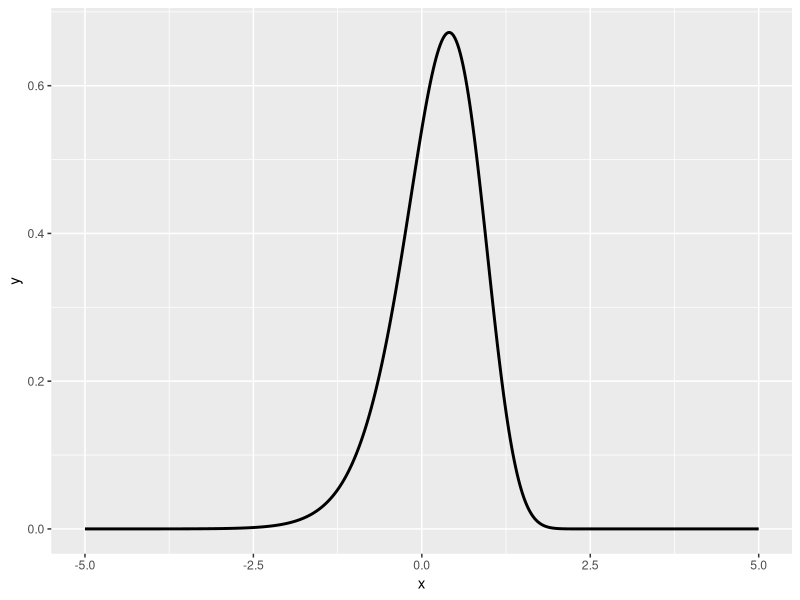
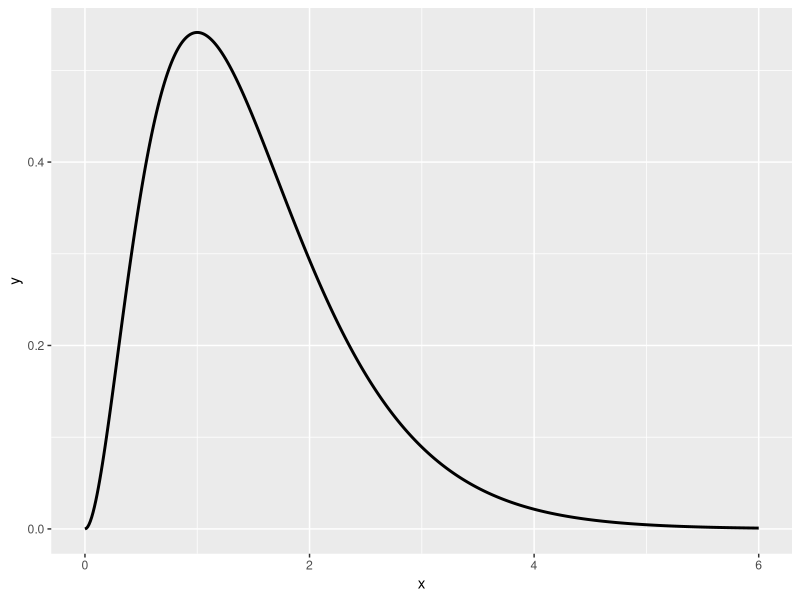
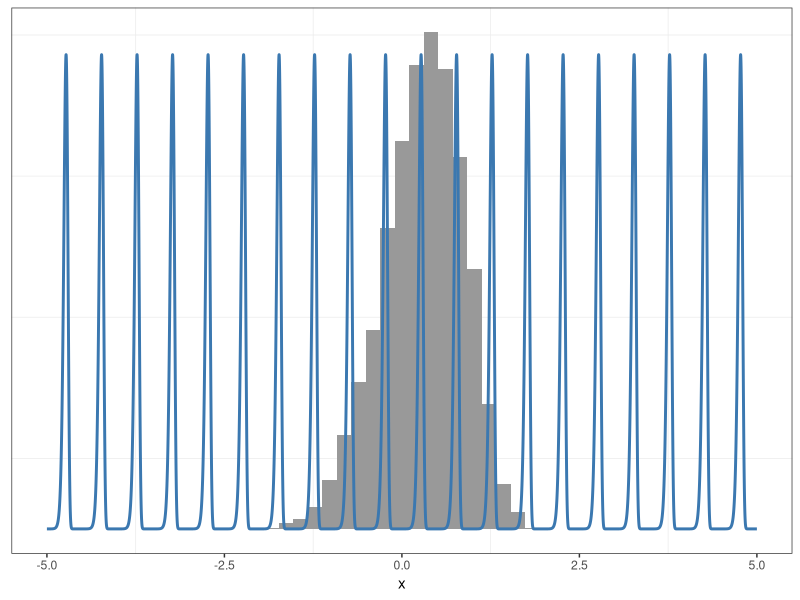
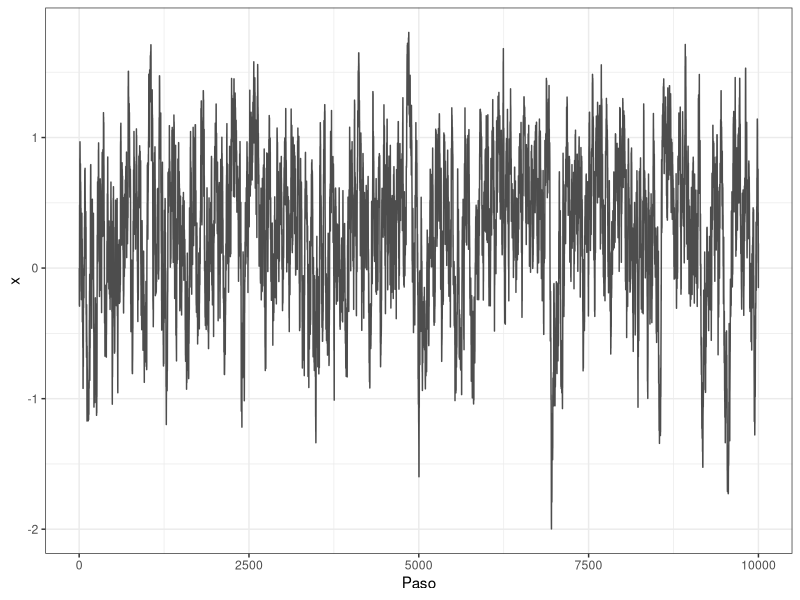
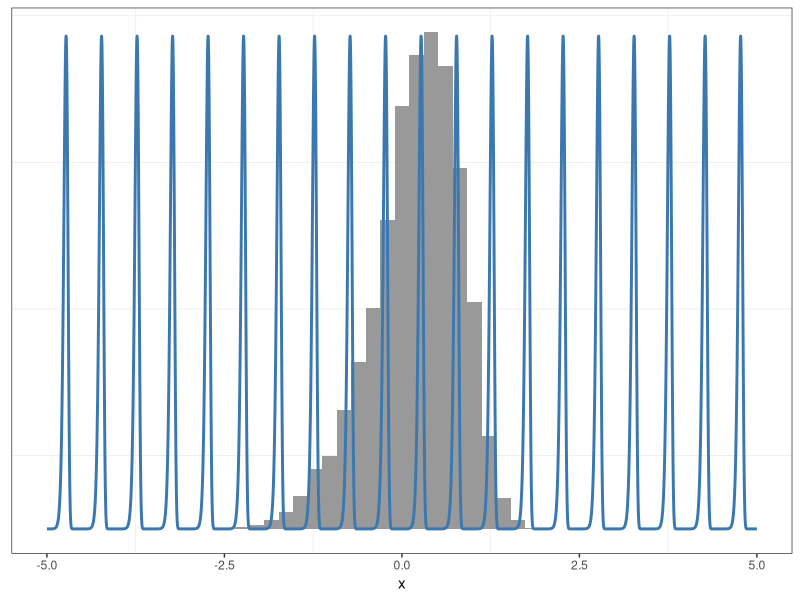
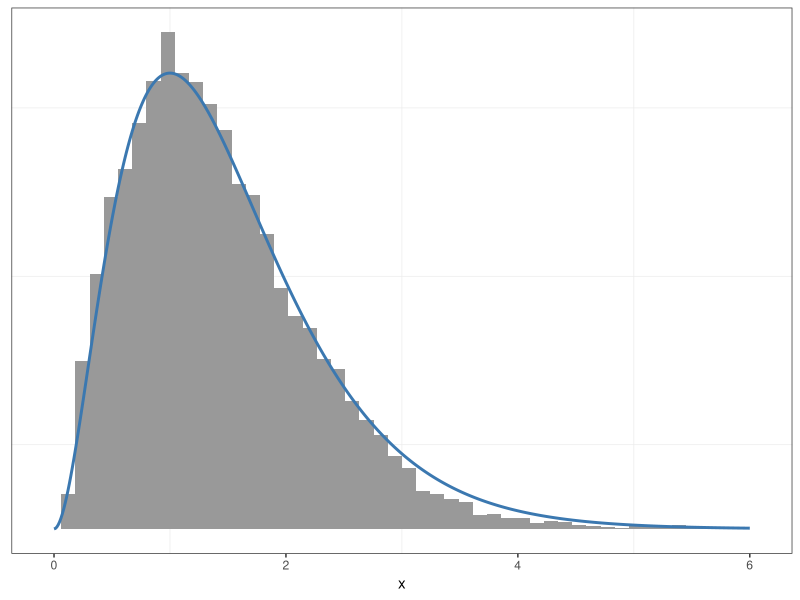
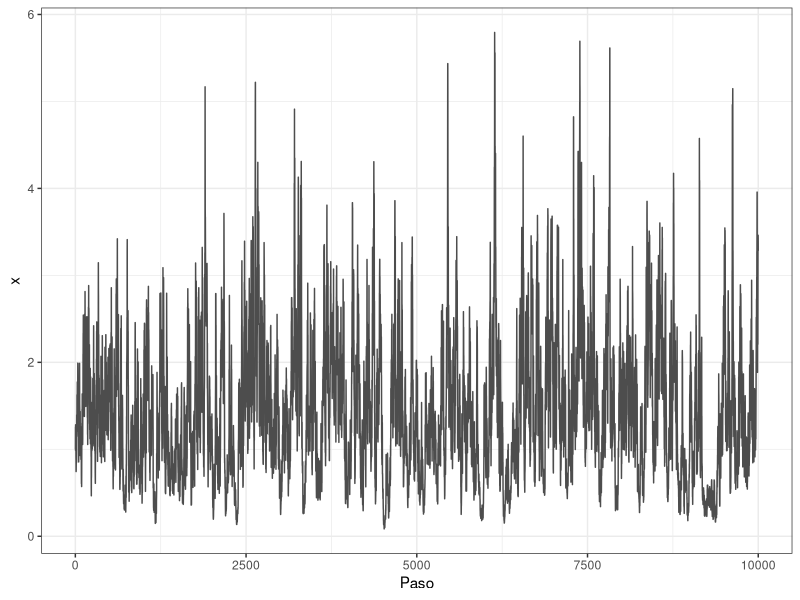
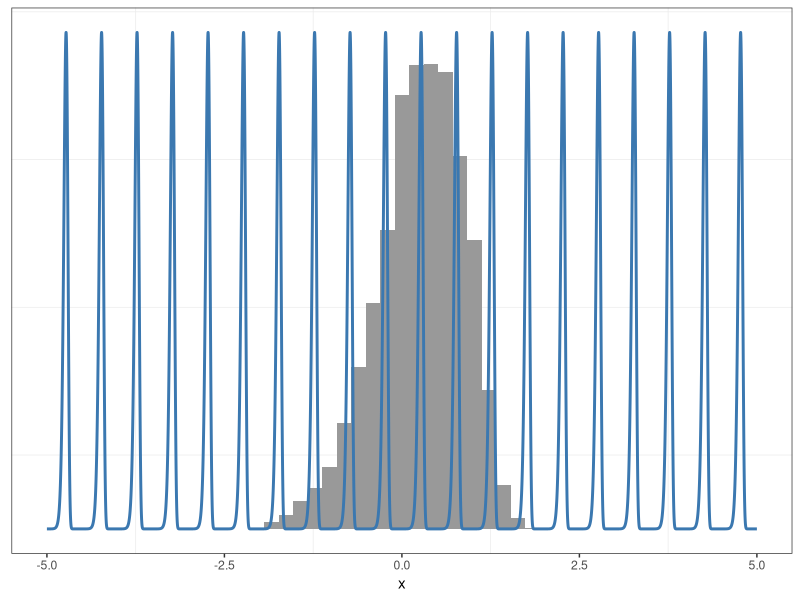

Generate these figures, in order, with R:
## ---- chunk 1
library(ggplot2)


metropolis_hastings_normal <- function(n, x, p, sigma, verbose = FALSE) {
  # Algortimo de Metropolis Hastings en una dimensión.
  # La distribución de propuesta es normal.
  #
  # Parámetros
  #  ------------------------------------------------------------------------
  # | n        | Cantidad de muestras a obtener.                             |
  # | x        | Posición inicial del algoritmo.                             |
  # | p        | Función de densidad objetivo, normalizada o sin normalizar. |
  # | sigma    | Desvío estándar de la distribución de propuesta normal.     |
  # | verbose  | Indica si se muestran mensajes con información del          |
  # |            algoritmo en cada paso.                                     |
  #  ------------------------------------------------------------------------
  #
  # Salida
  #  ------------------------------------------------------------------------
  # | muestras | Vector con las muestras obtenidas.                          |
  #  ------------------------------------------------------------------------
  
  muestras <- numeric(n)
  muestras[1] <- x
  
  # Iterar desde i = 1 hasta i = n - 1
  for (i in seq_len(n - 1)) {
    # Paso 1: Proponer un nuevo valor
    x_actual <- muestras[i]
    x_propuesto <- rnorm(1, mean = x_actual, sd = sigma)
    
    # Paso 2: Calcular probabilidad de aceptación
    p_actual <- p(x_actual)
    p_propuesto <- p(x_propuesto)
    
    # Corrección en base a la densidad de la distribución de propuesta
    q_propuesto <- dnorm(x_propuesto, mean = x_actual, sd = sigma)  # q(x_propuesto | x_actual)
    q_actual <- dnorm(x_actual, mean = x_propuesto, sd = sigma)     # q(x_actual | x_propuesto)
    
    alpha <- min(1, (p_propuesto / p_actual) * (q_actual / q_propuesto))
    
    # Paso 3: Dedicir si se acepta el valor propuesto
    u <- runif(1)
    aceptar <- u < alpha
    
    # Guardar posición
    if (aceptar) {
      muestras[i + 1] <- x_propuesto
    } else {
      muestras[i + 1] <- x_actual
    }
    
    # Si 'verbose' es TRUE, mostrar valores de variables relevantes
    if (verbose) {
      cat("-----------------------\n")
      cat("x_actual: ", x_actual, "x_propuesto", x_propuesto, "\n")
      cat("p_actual: ", p_actual, "p_propuesto", p_propuesto, "\n")
      cat("q_propuesto: ", q_propuesto, "q_actual", q_actual, "\n")
      cat("alpha:", alpha, "u:", u, "aceptar:", aceptar, "\n")
    }
  }
  
  return(muestras)
}



# Funciones estandar para graficar
graficar_distribucion <- function(x_muestras, x_grid, p_grid) {
  # Graficar histograma de las muestras con la curva de densidad teórica superpuesta.
  plt <- ggplot() +
    geom_histogram(
      aes(x = x, y = after_stat(density)),
      fill = "grey60",
      bins = 50,
      data = data.frame(x = x_muestras)
    ) +
    geom_line(
      aes(x = x, y = y),
      color = "#3b78b0",
      linewidth = 1,
      data = data.frame(x = x_grid, y = p_grid)
    ) +
    labs(y = NULL) +
    theme_bw() +
    theme(
      panel.grid.major = element_blank(),
      axis.ticks.y = element_blank(),
      axis.text.y = element_blank(),
      legend.position = "none"
    )
  return(plt)
}

graficar_traza <- plot_trace <- function(x_muestras) {
  # Generar un _traceplot_ para una cadena de Markov.
  plt <- data.frame(x = seq_along(x_muestras), y = x_muestras) |>
    ggplot() +
    geom_line(aes(x = x, y = y), color = "grey30") +
    labs(x = "Paso", y = "x") +
    theme_bw()
  theme(
    panel.grid.major = element_blank(),
    axis.ticks.y = element_blank(),
    axis.text.y = element_blank(),
    legend.position = "none"
  )
  return(plt)
}
## ---- chunk 2

#////////////////////////////////////////////////////////////////////////////////////////////////
#   LA IDEA ES METER TODO EL DESARROLLO QUE HICIMOS EN CLASE EN UNA ESPECIA DE INFORME 
#////////////////////////////////////////////////////////////////////////////////////////////////


# g(u) = log(u)
# g: (0, inf) -> R
# 
# Inversa:
# g^(-1) (u) = e^u
# g-1 : R -> (0, inf)



# Py(y) = Px(g^-1 (y)) det(d/dy g-1(y))

# Creamos una funcion:
py <- function(y){
  dgamma(exp(y), shape = 3, rate = 2) * exp(y) # Correccion
}


# Cremos una grilla de valores de y:
# X está en los reales positivos
# Y está en los reales

grid_y <- seq(-5, 5, length.out = 500)
# Probamos con -5 y 5 por los valores de los parámetros de la gamma
# depende donde se concentran los valores
# E y V de transformacion de la variable

grid_p_y <- py(grid_y)

ggplot(data.frame(x = grid_y, y = grid_p_y))  +
  geom_line ( aes(x = x, y =y), linewidth = 1)
# No es una distribucion conocida

# "ignoramos que existe rgamma"
grid_x <- seq(0, 6, length.out = 500)
grid_px <- dgamma(grid_x, 3, 2)
ggplot(data.frame(x = grid_x, y = grid_px)) +
  geom_line(aes(x =x, y=y), linewidth = 1)


# Sacamos muestras:

# Hacemos un nuevo grid_py:
grid_y <- seq(-5, 5, length.out = 10000)

muestras <- metropolis_hastings_normal(
  n = 10000,
  x = 0,
  p = py,
  sigma = 0.2
)

# Graficando:
graficar_distribucion(muestras, 
                      # En el eje x van los grid_py(osea los valores 
                      # "simulados" de y)
                      x_grid = grid_y, 
                      # En el eje y van los valores de P(y) 
                      p_grid = grid_p_y)

graficar_traza(muestras)

# Copiando lo del profe:
muestras <- metropolis_hastings_normal(
  n = 10000,
  x = 0,
  p = py ,
  sigma = 0.2 # Estaría bueno agregar qué pasa con otros valores de sigma
)

# PONER:
# EL QUE ESTA EN EL TP 0.2, NO ES EL MEJOR QUE SE PODRÍA USAR

graficar_distribucion(muestras, grid_y, grid_p_y)
# no se nota mucho porque son muchas muestras, pero presenta autocorrelacion
# Con un sigma más grande, puede verse que hay menor autocorrelacion
# (sigma = 0.8)

# Transformamos las muestras de Y a muestras de X:
muestras_x <- exp(muestras)

# "Sabemos el resultado" entonces comparamos lo que simulamos"
# con lo que tiene que dar
graficar_distribucion(muestras_x, grid_x, grid_px)

# En el ejercicio 2, no conocemos la azul
# Ahí calculamos la empírica con la teórica

graficar_traza(muestras_x)

# Las muestras son las mismas, pero en escala logaritmica
# falta lo del tamaño efectivo de muestras




# Completamos el codigo:
metropolis_hastings_log <- function(logp, x, n, sigma = NULL) {
  # Algortimo de Metropolis Hastings en escala logarítmica
  #
  # Parámetros
  #  ------------------------------------------------------------------------
  #  logp      Función de densidad objetivo, normalizada o sin normalizar, |
  #            en escala logarítmica.                                      |
  #  x         Posición inicial del algoritmo.                             |
  #  n         Cantidad de muestras a obtener.                             |
  #  sigma     Matriz de varianzas y covarianzas para la distribución de   |
  #            propuesta. Por defecto, es NULL y usa la matriz identidad.  |
  #  ------------------------------------------------------------------------
  #
  # Salida
  #  ------------------------------------------------------------------------
  #  muestras | Matriz con las muestras obtenidas.                          |
  #  ------------------------------------------------------------------------
  
  # Obtener dimensionalidad de la distribución objetivo a partir del punto inicial
  p <- length(x)
  
  # Inicializar matriz donde se guardan las muestras
  muestras <- matrix(NA, nrow = n, ncol = p)
  
  # Usar matriz diagonal unitaria para la distribución de propuesta cuando no se especifica
  if (is.null(sigma)) {
    sigma <- diag(p)
  }
  
  # Almacenar el punto inicial en la matriz de muestras
  muestras[1, ] <- x
  
  for (i in 1:(n - 1)) {
    # Obtener el valor de la muestra actual
    muestra_actual <- muestras[i, ]
    
    # Proponer un nuevo valor
    muestra_propuesta <- mvtnorm::rmvnorm(1, mean = muestra_actual, sigma = sigma)
    
    # Evaluar la log densidad en el valor actual y en el propuesto
    logp_propuesta <- logp(muestra_propuesta)
    logp_actual <- logp(muestra_actual)
    
    # Log densidad al pasar de muestra_propuesta a muestra_actual y viceversa
    logq_actual <- mvtnorm::dmvnorm(
      muestra_actual, mean = muestra_propuesta, sigma = sigma, log = TRUE
    )
    logq_propuesta <- mvtnorm::dmvnorm(
      muestra_propuesta, mean = muestra_actual, sigma = sigma, log = TRUE
    )
    
    # Calcular log probabilidad de aceptación COMPLETAMOS
    # Es mas estable con sumas y restas
    log_alpha <- (
      (logp_propuesta - logp_actual) + (logq_actual - logq_propuesta)
    )
    
    # Simular aceptación o rechazo
    # Opcion 1: comparacion en escala logarítmica
    log_u <- log(runif(1))
    aceptar <- log_u < log_alpha
    
    # Opcion 2: comparacion en escala original
    # u <- runif(1)
    # aceptar <- u < exp(log_alpha)
    
    # Determinar siguiente paso en base al criterio de selección
    if (aceptar) {
      muestras[i + 1, ] <- muestra_propuesta
    } else {
      muestras[i + 1, ] <- muestra_actual
    }
  }
  # Convertir 'muestras' a vector si se trata de una distrbución univariada
  if (p == 1) {
    muestras <- as.vector(muestras)
  }
  
  return(muestras)
}

# Se puede poner log = T, en los dnorm, etc para que lo haga automaticamente
# con escala logaritmica

logp_y <- function(y){
  # Equivalente a log(dgamma(x, shape = 3, rate = 2))
  # Pero es más estable:
  dgamma(exp(y), shape = 3, rate = 2, log = T) + y
}


muestralog <- metropolis_hastings_log(
  logp = logp_y,
  x = 0, 
  n = 10000, 
  # Como usamos la normal multivariada, no usamos desvios o variancias
  # usamos la matriz de covariancias, pero en los elementos diagonales
  # tiene las variancias, no los desvíos, por eso se eleva al cuadrado
  sigma = as.matrix(0.2^2)
)
# Normal multivariada -> matriz de variancias y covariancias

graficar_distribucion(muestralog, grid_y, grid_p_y)
graficar_traza(muestralog)

# Muestras de X
muestras_x <- exp(muestralog)
graficar_distribucion(muestras_x, grid_x, grid_px)
graficar_traza(muestras_x)

# Muestreamos usando transformacion de v.a. ES POR ESTO que volvemos a X
# con la exponencial
# usamos densidad en escala logarítmica(solo por eficiencia computacional)

## ---- chunk 3
## ESTO ES PARTE DE LA RESOLUCION DEL ITEM 2 
# Traemos las funciones que vamos a utilizar para el método de Metropolis-Hastings

metropolis_hastings_normal <- function(n, x, p, sigma, verbose = FALSE) {
  # Algortimo de Metropolis Hastings en una dimensión.
  # La distribución de propuesta es normal.
  # Parámetros
  #  ------------------------------------------------------------------------
  #  n         -Cantidad de muestras a obtener.                             
  #  x         -Posición inicial del algoritmo.                             
  #  p         -Función de densidad objetivo, normalizada o sin normalizar. 
  #  sigma     -Desvío estándar de la distribución de propuesta normal.     
  #  verbose   -Indica si se muestran mensajes con información del          
  #             algoritmo en cada paso.                                     
  #  ------------------------------------------------------------------------
  #  Salida
  #  ------------------------------------------------------------------------
  #  muestras | Vector con las muestras obtenidas.                          
  #  ------------------------------------------------------------------------
  
  muestras <- numeric(n)
  muestras[1] <- x
  
  # Iterar desde i = 1 hasta i = n - 1
  for (i in seq_len(n - 1)) {
    # Paso 1: Proponer un nuevo valor
    x_actual <- muestras[i]
    x_propuesto <- rnorm(1, mean = x_actual, sd = sigma)
    
    # Paso 2: Calcular probabilidad de aceptación
    p_actual <- p(x_actual)
    p_propuesto <- p(x_propuesto)
    
    # Corrección en base a la densidad de la distribución de propuesta
    q_propuesto <- dnorm(x_propuesto, mean = x_actual, sd = sigma)  # q(x_propuesto | x_actual)
    q_actual <- dnorm(x_actual, mean = x_propuesto, sd = sigma)     # q(x_actual | x_propuesto)
    
    alpha <- min(1, (p_propuesto / p_actual) * (q_actual / q_propuesto))
    
    # Paso 3: Dedicir si se acepta el valor propuesto
    u <- runif(1)
    aceptar <- u < alpha
    
    # Guardar posición
    if (aceptar) {
      muestras[i + 1] <- x_propuesto
    } else {
      muestras[i + 1] <- x_actual
    }
    
    # Si 'verbose' es TRUE, mostrar valores de variables relevantes
    if (verbose) {
      cat("-----------------------\n")
      cat("x_actual: ", x_actual, "x_propuesto", x_propuesto, "\n")
      cat("p_actual: ", p_actual, "p_propuesto", p_propuesto, "\n")
      cat("q_propuesto: ", q_propuesto, "q_actual", q_actual, "\n")
      cat("alpha:", alpha, "u:", u, "aceptar:", aceptar, "\n")
    }
  }
  
  return(muestras)
}


## ---- chunk 4
library(readr)
# Cargamos el conjunto de datos
datos <- read_csv("tarkington.csv")
data("mtcars")
## ---- chunk 5

plot(mtcars$wt, mtcars$mpg,
     main = "Peso vs Consumo de combustible",
     xlab = "Peso (1000 lbs)",
     ylab = "Millas por galón",
     pch = 19, col = "darkblue")

## ---- chunk 6

hist(mtcars$mpg, main = "Histograma de MPG", xlab = "Millas por galón", col = "skyblue", border = "white")
